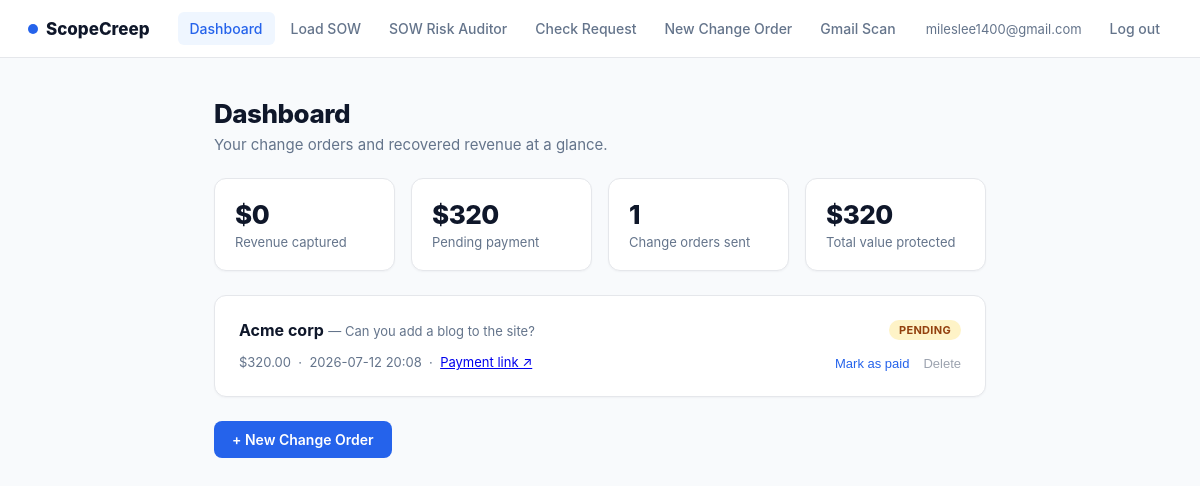
Page / (signed in) on the earlier database version.
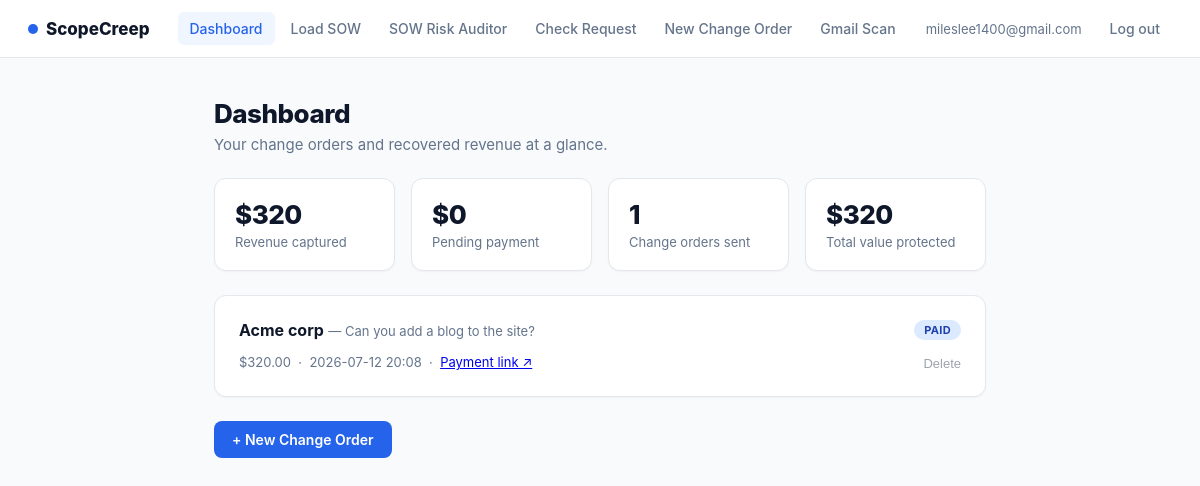
Same page on the later database version.
### models.py (models this page shows, shortened)
class User(db.Model, UserMixin):
    id            = db.Column(db.Integer, primary_key=True)
    email         = db.Column(db.String(120), unique=True, nullable=False)
    password_hash = db.Column(db.String(200), nullable=False)
    change_orders = db.relationship("ChangeOrder", backref="user", lazy=True)

class ChangeOrder(db.Model):
    id                = db.Column(db.Integer, primary_key=True)
    user_id           = db.Column(db.Integer, db.ForeignKey("user.id"), nullable=False)
    client_name       = db.Column(db.String(100))
    client_email      = db.Column(db.String(120))
    scope_item        = db.Column(db.Text)
    total             = db.Column(db.Float)
    filename          = db.Column(db.String(200))
    payment_link      = db.Column(db.String(500))
    status            = db.Column(db.String(20), default="pending")
    created_at        = db.Column(db.DateTime, default=datetime.utcnow)
    status_updated_at = db.Column(db.DateTime, default=datetime.utcnow)
    def to_dict(self):
        return {
            "id":                self.id,
            "client_name":       self.client_name,
            "client_email":      self.client_email,
            "scope_item":        self.scope_item,
            "total":             self.total,
            "filename":          self.filename,
            "payment_link":      self.payment_link,
            "status":            self.status,
            "created_at":        self.created_at.strftime("%Y-%m-%d %H:%M") if self.created_at else "",
            "status_updated_at": self.status_updated_at.strftime("%Y-%m-%d %H:%M") if self.status_updated_at else "",
        }

### app.py (the view)
@app.route("/")
def index():
    if not current_user.is_authenticated:
        return render_template("landing.html")
    orders = ChangeOrder.query.filter_by(user_id=current_user.id)\
                              .order_by(ChangeOrder.created_at.desc()).all()
    history = [o.to_dict() for o in orders]
    stats = {
        "total_orders":    len(orders),
        "captured":        sum(o.total or 0 for o in orders if o.status == "paid"),
        "pending":         sum(o.total or 0 for o in orders if (o.status or "pending") == "pending"),
        "total_value":     sum(o.total or 0 for o in orders),
    }
    return render_template("index.html", history=history, stats=stats)

### app.py (called while the page is built)
@login_manager.user_loader
def load_user(user_id):
    return User.query.get(int(user_id))

### templates/index.html
{% extends "base.html" %}
{% block content %}
<h1>Dashboard</h1>
<p class="subtitle">Your change orders and recovered revenue at a glance.</p>
{% if history %}
<div class="stats-row">
  <div class="stat-card">
    <div class="stat-value">${{ "%.0f"|format(stats.captured) }}</div>
    <div class="stat-label">Revenue captured</div>
  </div>
  <div class="stat-card">
    <div class="stat-value">${{ "%.0f"|format(stats.pending) }}</div>
    <div class="stat-label">Pending payment</div>
  </div>
  <div class="stat-card">
    <div class="stat-value">{{ stats.total_orders }}</div>
    <div class="stat-label">Change orders sent</div>
  </div>
  <div class="stat-card">
    <div class="stat-value">${{ "%.0f"|format(stats.total_value) }}</div>
    <div class="stat-label">Total value protected</div>
  </div>
</div>
{% endif %}
{% if not history %}
  <div class="card">
    <p class="muted">No change orders yet. <a href="/sow">Load a SOW</a> to get started.</p>
  </div>
{% else %}
  {% for order in history | reverse %}
  <div class="card">
    <div style="display:flex; justify-content:space-between; align-items:flex-start;">
      <div>
        <strong>{{ order.client_name }}</strong>
        <span class="muted"> — {{ order.scope_item }}</span>
      </div>
      {% set status = order.status | default('pending') %}
      <span class="badge badge-{{ status }}">{{ status.upper() }}</span>
    </div>
    <div style="margin-top:12px; display:flex; justify-content:space-between; align-items:center;">
      <span class="muted">
        ${{ "%.2f"|format(order.total) }}
        &nbsp;·&nbsp; {{ order.created_at }}
        {% if order.payment_link %}
          &nbsp;·&nbsp; <a href="{{ order.payment_link }}" target="_blank">Payment link ↗</a>
        {% endif %}
      </span>
      <span style="display:flex; gap:14px; align-items:center;">
        {% if status != 'paid' %}
        <form method="POST" action="/mark-paid/{{ order.id }}">
          <button type="submit" style="background:none; border:none; color:#2563eb; cursor:pointer; font-size:13px; font-weight:500; padding:0;">Mark as paid</button>
        </form>
        {% endif %}
        <form method="POST" action="/delete-order/{{ order.id }}" onsubmit="return confirm('Delete this change order?')">
          <button type="submit" style="background:none; border:none; color:#9ca3af; cursor:pointer; font-size:13px; padding:0;">Delete</button>
        </form>
      </span>
    </div>
  </div>
  {% endfor %}
{% endif %}
<div style="margin-top:24px;">
  <a href="/new-order" class="btn btn-primary">+ New Change Order</a>
</div>
{% endblock %}

### templates/base.html (shortened to what this page needs)
<!DOCTYPE html>
<html lang="en">
<head>
</head>
<body>
  <nav>
    <a href="/" class="brand"><span class="dot"></span>ScopeCreep</a>
    <a href="/" class="navlink {{ 'active' if request.path == '/' }}">Dashboard</a>
    <a href="/sow" class="navlink {{ 'active' if request.path == '/sow' }}">Load SOW</a>
    <a href="/audit" class="navlink {{ 'active' if request.path == '/audit' }}">SOW Risk Auditor</a>
    <a href="/check" class="navlink {{ 'active' if request.path == '/check' }}">Check Request</a>
    <a href="/new-order" class="navlink {{ 'active' if request.path == '/new-order' }}">New Change Order</a>
    <a href="/gmail" class="navlink {{ 'active' if request.path == '/gmail' }}">Gmail Scan</a>
    {% if current_user.is_authenticated %}<span class="user-email">{{ current_user.email }}</span>{% endif %}
    <a href="/logout" class="logout">Log out</a>
  </nav>
  <div class="container">
    {% block content %}{% endblock %}
  </div>
</body>
</html>

### templates/base.html (style rules this page uses)
:root { --blue: #2563eb; --blue-dark: #1d4ed8; --ink: #0f172a; --gray: #64748b; --line: #e5e7eb; --bg: #f8fafc; }
* { box-sizing: border-box; margin: 0; padding: 0; }
body { font-family: -apple-system, BlinkMacSystemFont, "Segoe UI", sans-serif; background: var(--bg); color: var(--ink); -webkit-font-smoothing: antialiased; }
nav { background: white; border-bottom: 1px solid var(--line); padding: 0 28px; display: flex; align-items: center; gap: 4px; height: 58px; position: sticky; top: 0; z-index: 10; }
nav .brand { color: var(--ink); font-weight: 800; font-size: 17px; margin-right: 24px; display: flex; align-items: center; gap: 8px; text-decoration: none; }
nav .brand .dot { width: 10px; height: 10px; border-radius: 50%; background: var(--blue); display: inline-block; }
nav a.navlink { color: var(--gray); text-decoration: none; font-size: 14px; font-weight: 500; padding: 8px 12px; border-radius: 6px; transition: all .12s ease; }
nav a.navlink.active { color: var(--blue); background: #eff6ff; }
nav .user-email { font-size: 13px; color: var(--gray); margin-right: 12px; }
nav a.logout { color: var(--gray); text-decoration: none; font-size: 14px; font-weight: 500; padding: 8px 12px; border-radius: 6px; }
.container { max-width: 820px; margin: 40px auto; padding: 0 24px; }
h1 { font-size: 26px; font-weight: 800; margin-bottom: 6px; letter-spacing: -0.5px; }
h1 + .subtitle { color: var(--gray); font-size: 15px; margin-bottom: 24px; }
.card { background: white; border: 1px solid var(--line); border-radius: 12px; padding: 24px; margin-bottom: 16px; box-shadow: 0 1px 2px rgba(15,23,42,0.04); }
.btn { display: inline-block; padding: 10px 18px; border-radius: 8px; font-size: 14px; font-weight: 600; cursor: pointer; border: none; text-decoration: none; transition: all .12s ease; }
.btn-primary, .btn-primary:visited { background: var(--blue); color: #ffffff; }
.badge { display: inline-block; padding: 3px 10px; border-radius: 999px; font-size: 11px; font-weight: 700; letter-spacing: 0.3px; }
.badge-paid { background: #dbeafe; color: #1e40af; }
.muted { color: var(--gray); font-size: 13px; }
.stats-row { display: grid; grid-template-columns: repeat(4, 1fr); gap: 16px; margin-bottom: 24px; }
.stat-card { background: white; border: 1px solid var(--line); border-radius: 12px; padding: 20px; box-shadow: 0 1px 2px rgba(15,23,42,0.04); }
.stat-value { font-size: 26px; font-weight: 800; color: var(--ink); letter-spacing: -0.5px; }
.stat-label { font-size: 13px; color: var(--gray); margin-top: 4px; }

Differences in the rows shown:
changed ChangeOrder "Acme corp": upper "PENDING" → "PAID"; no longer shows "Mark as paid"
Other differences:
{{ "%.0f"|format(stats.captured) }}: "0" → "320"
{{ "%.0f"|format(stats.pending) }}: "320" → "0"
